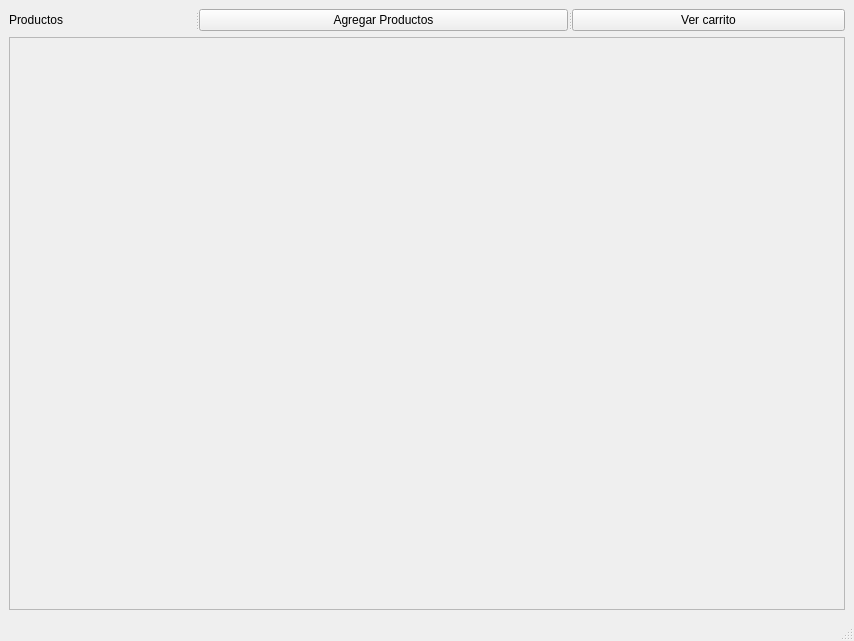
<?xml version="1.0" encoding="UTF-8"?>
<ui version="4.0">
 <class>MainWindow</class>
 <widget class="QMainWindow" name="MainWindow">
  <property name="geometry">
   <rect>
    <x>0</x>
    <y>0</y>
    <width>854</width>
    <height>641</height>
   </rect>
  </property>
  <property name="windowTitle">
   <string>MainWindow</string>
  </property>
  <widget class="QWidget" name="centralwidget">
   <layout class="QGridLayout" name="gridLayout_4">
    <item row="0" column="0">
     <layout class="QVBoxLayout" name="verticalLayout">
      <item>
       <widget class="QSplitter" name="splitter_2">
        <property name="orientation">
         <enum>Qt::Orientation::Horizontal</enum>
        </property>
        <widget class="QLabel" name="lbl_products">
         <property name="text">
          <string>Productos</string>
         </property>
        </widget>
        <widget class="QSplitter" name="splitter">
         <property name="orientation">
          <enum>Qt::Orientation::Horizontal</enum>
         </property>
         <widget class="QPushButton" name="addProducts">
          <property name="text">
           <string>Agregar Productos</string>
          </property>
         </widget>
         <widget class="QPushButton" name="myCart">
          <property name="text">
           <string>Ver carrito</string>
          </property>
         </widget>
        </widget>
       </widget>
      </item>
      <item>
       <widget class="QScrollArea" name="scrollArea">
        <property name="widgetResizable">
         <bool>true</bool>
        </property>
        <widget class="QWidget" name="scrollAreaWidgetContents">
         <property name="geometry">
          <rect>
           <x>0</x>
           <y>0</y>
           <width>832</width>
           <height>567</height>
          </rect>
         </property>
         <layout class="QGridLayout" name="gridLayout_3">
          <item row="0" column="0">
           <layout class="QGridLayout" name="QBox">
            <property name="sizeConstraint">
             <enum>QLayout::SizeConstraint::SetFixedSize</enum>
            </property>
           </layout>
          </item>
         </layout>
        </widget>
       </widget>
      </item>
     </layout>
    </item>
   </layout>
  </widget>
  <widget class="QStatusBar" name="statusbar"/>
 </widget>
 <resources/>
 <connections/>
</ui>
